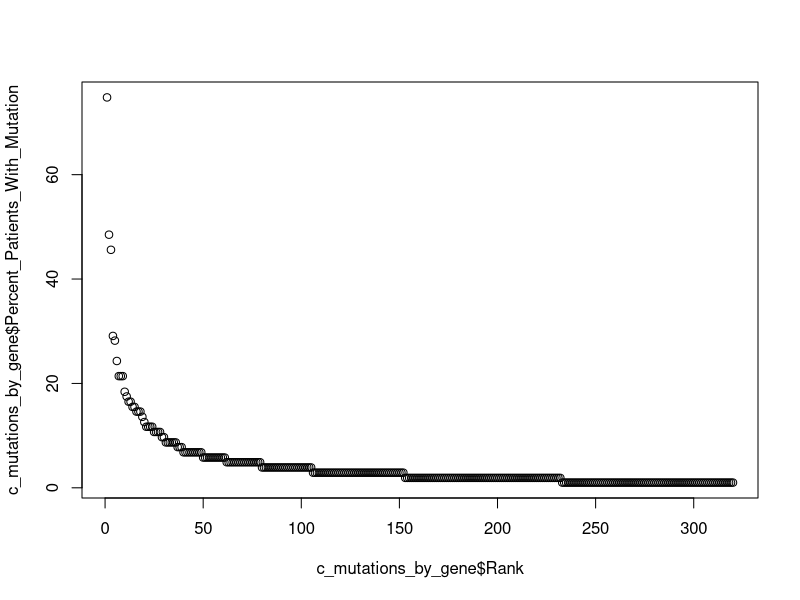

Here is the R script that generated this plot: (Note: this script raises an error after producing the figure.)
library(tidyverse)
library(ggplot2)

# Set working directory to where the raw data file is
setwd("C:/Users/pavels/Git/pietzak_nmibc/")


# Import raw data table
a_raw_data <- as_tibble(read.csv("data_mutations_extended.txt", header = TRUE, sep = "\t"))


# Test if there are duplicates in the raw data
a1_test_for_dups <- a_raw_data[order(a_raw_data$Hugo_Symbol, a_raw_data$Tumor_Sample_Barcode),]
a1_test_for_dups <- duplicated(a1_test_for_dups)
sum(a1_test_for_dups) # Should be zero
sum(!a1_test_for_dups) # Should be equal to the number of samples


# Extract only columns we need
b_raw_data <- a_raw_data[,c(1,5,6,7,10:14,17,38:44)]


## PART C - Count number of patients with a mutation in each gene

# Sort rows by 1) gene name and 2) barcode (patient ID)
# Will show patients with multiple mutations in the same gene in adjacent rows
c_mutations_by_gene <- b_raw_data[order(b_raw_data$Hugo_Symbol, b_raw_data$Tumor_Sample_Barcode),]

# Count number of unique patients with a mutation in each gene
c_mutations_by_gene <- c_mutations_by_gene %>% 
  group_by(Hugo_Symbol) %>% 
  summarize(Patients_With_Mutation = n_distinct(Tumor_Sample_Barcode))

# Sort table to show genes with highest number of patients with mutation at top 
c_mutations_by_gene <- arrange(c_mutations_by_gene, desc(Patients_With_Mutation))

# Calculate percentage of patients with mutation for each gene
c_mutations_by_gene <- c_mutations_by_gene %>% mutate(Percent_Patients_With_Mutation = format(round((Patients_With_Mutation / 103 * 100), 1)))

# Plot Highest to lowest % Patents with mutation for each gene
c_mutations_by_gene$Rank <- c(1:nrow(c_mutations_by_gene)) # Add a ranking column
plot(c_mutations_by_gene$Rank, c_mutations_by_gene$Percent_Patients_With_Mutation)


## PART D - Count number of patients with each unique mutation

# Sort rows by mutation
d_individual_mutations <- b_raw_data[order(b_raw_data$HGVSc, b_raw_data$Start_Position, b_raw_data$Tumor_Sample_Barcode, b_raw_data$Hugo_Symbol, b_raw_data$Reference_Allele, b_raw_data$Tumor_Seq_Allele2, b_raw_data$HGVSp_Short),]

# Count number of patients with each unique mutation
d_individual_mutations <- d_individual_mutations %>%
  group_by(Hugo_Symbol, HGVSc, Start_Position, Variant_Classification, Variant_Type, Reference_Allele, Tumor_Seq_Allele2, HGVSp_Short ) %>%
  summarize(Patients_With_Mutation = n_distinct(Tumor_Sample_Barcode))

# Sort table to show genes with highest number of patients with mutation at top 
d_individual_mutations <- arrange(d_individual_mutations, desc(Patients_With_Mutation))

# Calculate percentage of patients with each unique mutation
d_individual_mutations <- d_individual_mutations %>% mutate(Percent_Patients_With_Mutation = format(round((Patients_With_Mutation / 103 * 100), 1)))

# Add a ranking column
d_individual_mutations$Rank <- c(1:nrow(d_individual_mutations))

#### Test for duplicates in individual mutation
## Identify columns that identify duplicate mutations (HUGO [Gene], Start site [Mutation location], HGSV [Actual Mutation])
temp <- d_individual_mutations[,c("Hugo_Symbol", "Start_Position", "HGVSc", "Tumor_Seq_Allele2")]
temp1 <- duplicated(temp)
temp <- sum(duplicated(temp))
temp


## Part E - Calculate % Unique Patients

# Prepare a blank table
e_cumulative_percent_patients_with_unique_mutations <- as.tibble(data.frame(matrix(nrow=0, ncol=length(colnames(d_individual_mutations))+2 )))
colnames(e_cumulative_percent_patients_with_unique_mutations) <- c(colnames(d_individual_mutations), "Cumulative_Patients", "Percent_Cumulative_Patients")

# Define the ranked mutation to use
for (i in 1:100) {
# for (i in 1:1412) {
# for (i in 1:1406) {
# for (i in c(2, 4:10)) {
# for (i in c(1:10, 14, 37, 55, 56, 61)) {
# for (i in 1:11) {
ranked_mutation <- i


# Take top 1 highest-ranking mutation (d, symbol, )
e_mutations_to_analyse <- d_individual_mutations %>% filter(Rank <= ranked_mutation)
# Take only those values that will be compared to the raw data set
e_mutations_to_analyse <- e_mutations_to_analyse[,c("Hugo_Symbol", "HGVSc", "Start_Position", "Variant_Type", "Tumor_Seq_Allele2", "HGVSp_Short")]
# Extract patients with this mutation in the raw data set
e1_patients_with_matching_mutations <- b_raw_data %>% 
  filter(Hugo_Symbol %in% e_mutations_to_analyse$Hugo_Symbol) %>%
  filter(HGVSc %in% e_mutations_to_analyse$HGVSc) %>%
  filter(Start_Position %in% e_mutations_to_analyse$Start_Position) %>%
  filter(Variant_Type %in% e_mutations_to_analyse$Variant_Type) %>%
  filter(Tumor_Seq_Allele2 %in% e_mutations_to_analyse$Tumor_Seq_Allele2) %>%
  filter(HGVSp_Short %in% e_mutations_to_analyse$HGVSp_Short)

# Count number of unique patients
length(unique(e1_patients_with_matching_mutations$Tumor_Sample_Barcode))

# Place count in a table
e_cumulative_percent_patients_with_unique_mutations <- add_row(e_cumulative_percent_patients_with_unique_mutations,
  Hugo_Symbol = d_individual_mutations$Hugo_Symbol[ranked_mutation],
  HGVSc = d_individual_mutations$HGVSc[ranked_mutation],
  Start_Position = d_individual_mutations$Start_Position[ranked_mutation],
  Variant_Classification = d_individual_mutations$Variant_Classification[ranked_mutation],
  Variant_Type = d_individual_mutations$Variant_Type[ranked_mutation],
  Reference_Allele = d_individual_mutations$Reference_Allele[ranked_mutation],
  Tumor_Seq_Allele2 = d_individual_mutations$Tumor_Seq_Allele2[ranked_mutation],
  HGVSp_Short = d_individual_mutations$HGVSp_Short[ranked_mutation],
  Patients_With_Mutation = d_individual_mutations$Patients_With_Mutation[ranked_mutation],
  Percent_Patients_With_Mutation = d_individual_mutations$Percent_Patients_With_Mutation[ranked_mutation],
  Rank = d_individual_mutations$Rank[ranked_mutation],
  Cumulative_Patients = length(unique(e1_patients_with_matching_mutations$Tumor_Sample_Barcode)),
  Percent_Cumulative_Patients = as.numeric(format(round(length(unique(e1_patients_with_matching_mutations$Tumor_Sample_Barcode)) / 103 * 100,1))))
}

# Plot the rankings

ggplot(e_cumulative_percent_patients_with_unique_mutations, aes(x = e_cumulative_percent_patients_with_unique_mutations$Rank, y = e_cumulative_percent_patients_with_unique_mutations$Percent_Cumulative_Patients)) +
    geom_point() +
    geom_line() +
    scale_x_continuous(breaks = seq(0, ranked_mutation, by = ranked_mutation / 10), limits = c(0, ranked_mutation)) +
    scale_y_continuous(breaks = seq(0, 100, by = 10), limits = c(0,100)) +
    #scale_y_continuous(breaks = seq(0, 100, by = 10)) +
    labs(x = "Mutation Rank", y = "Cumulative % of Patients")
  
# Part F - Filter data for other focused analyses

# Filtering raw data to focus analysis
b1_raw_data <- b_raw_data %>% filter(Hugo_Symbol != "TERT")
b_raw_data <- b1_raw_data
b2_raw_data_FGFR3 <- b_raw_data %>% filter(Hugo_Symbol == "FGFR3")
b_raw_data <- b2_raw_data_FGFR3
